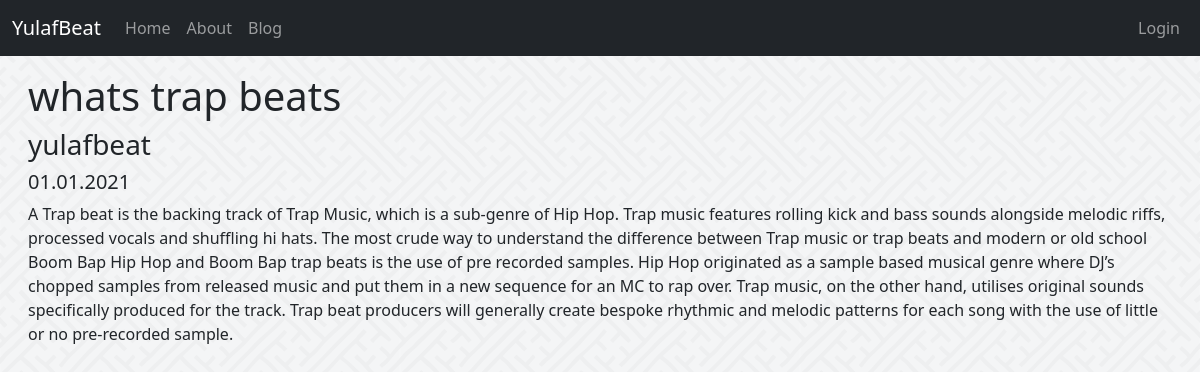
The app's page /blog/2/ with its own data.
### blogapp/models.py (models this page shows, shortened)
class Post(models.Model):
    title = models.CharField(max_length=200)
    author = models.CharField(max_length=50)
    text = models.TextField()
    pub_date = models.CharField(max_length=20, default='01.01.2021')
    post_image = models.ImageField(upload_to="static/uploads", default="-")

### blogapp/views.py (the view)
# urls.py: path('<int:pk>/', PostView.as_view(), name="post" ),
class PostView(DetailView):
    template_name = 'post.html'
    model = Post

### templates/post.html (shortened to what this page needs)
{% extends 'base.html' %}
{% block content %}
<div class="m-3">
    <div class = "container-fluid">
        <h1>{{ post.title }}</h1>
        <h3>{{ post.author }}</h3>
        <h5>{{ post.pub_date }}</h5>
         <a>{{ post.text }}</a>
    </div>
</div>
{% endblock %}

### static/css/style.css (style rules this page uses)
body { background-color: white; background-image: url(/static/images/bk.png); }

### records on screen
Post: title "whats trap beats", author "yulafbeat", pub_date "01.01.2021", text "A Trap beat is the backing track of Trap Music, which is a sub-genre of Hip Hop. Trap music features rolling kick and bass sounds alongside melodic riffs, processed vocals and shuffling hi hats. The most crude way to understand the difference between Trap music or trap beats and modern or old school Boom Bap Hip Hop and Boom Bap trap beats is the use of pre recorded samples. Hip Hop originated as a sample based musical genre where DJ’s chopped samples from released music and put them in a new sequence for an MC to rap over. Trap music, on the other hand, utilises original sounds specifically produced for the track. Trap beat producers will generally create bespoke rhythmic and melodic…"
